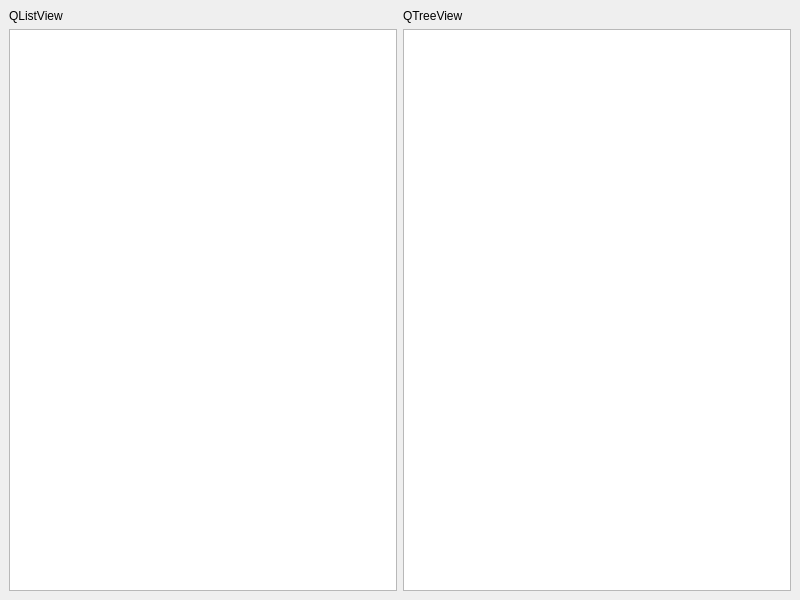
<?xml version="1.0" encoding="UTF-8"?>
<ui version="4.0">
 <class>MainWindow</class>
 <widget class="QMainWindow" name="MainWindow">
  <property name="geometry">
   <rect>
    <x>0</x>
    <y>0</y>
    <width>800</width>
    <height>600</height>
   </rect>
  </property>
  <property name="windowTitle">
   <string>SimpleMVDemo</string>
  </property>
  <widget class="QWidget" name="centralwidget">
   <layout class="QGridLayout" name="gridLayout">
    <item row="0" column="0">
     <widget class="QLabel" name="label">
      <property name="text">
       <string>QListView</string>
      </property>
     </widget>
    </item>
    <item row="0" column="1">
     <widget class="QLabel" name="label_2">
      <property name="text">
       <string>QTreeView</string>
      </property>
     </widget>
    </item>
    <item row="1" column="0">
     <widget class="QListView" name="listView"/>
    </item>
    <item row="1" column="1">
     <widget class="QTreeView" name="treeView"/>
    </item>
   </layout>
  </widget>
 </widget>
 <resources/>
 <connections/>
</ui>
